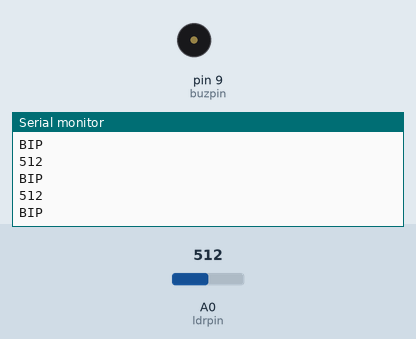
This sketch was run on a simulated Arduino Uno, built with avr-gcc and run on an emulated ATmega328P. Shown: buzzer (waves = sounding), the last lines printed to the serial monitor. The inputs (shaded band) are chosen by the test bench; at power-on: A0 (ldrpin) = 512.

Above: at 1.3 s.
1.4 s: A0 (ldrpin) set to 982
At 4.3 s:
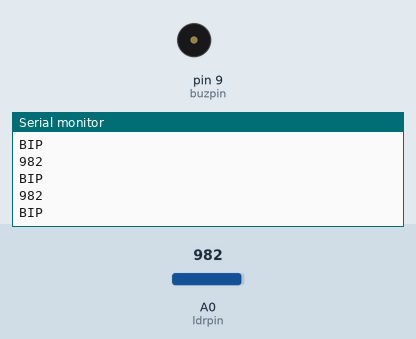
4.5 s: A0 (ldrpin) set to 1012
At 5.4 s:
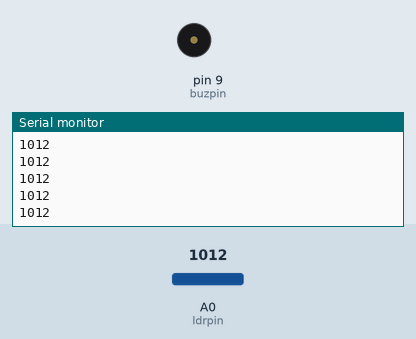
Timing chart, 0 to 7.5 s (numbered marks = the images above; inputs shaded):
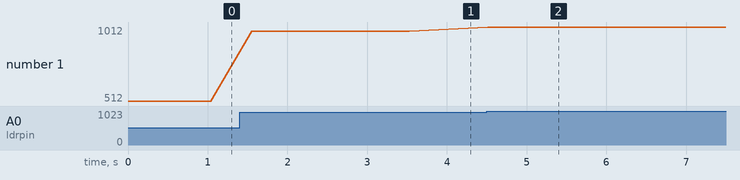

Measured:
- the behaviour switches between 999 and 1000 on A0 (ldrpin) (found by bisection; images 1 and 2)
- after the input at 1.4 s, the serial monitor: prints a new line after 0.15 s (image 1)
- after the input at 4.5 s, the serial monitor: prints a new line at once (image 2)
- plotted number 1: 512 → 982 after the input at 1.4 s, 982 → 1012 after the input at 4.5 s

The sketch:

Jose.ino
```cpp
int buzpin = 9;
int ldrpin = 0;

void setup()
{
 Serial.begin(9600);
  pinMode(9,OUTPUT);

}
void loop()
{
   int ldr = analogRead(ldrpin);
   Serial.println(ldr);
   if (ldr < 1000) {
    Serial.println("BIP");
   tone(9,100);
   delay(5);
   noTone(9);
   delay(ldr);
   }
}
```
